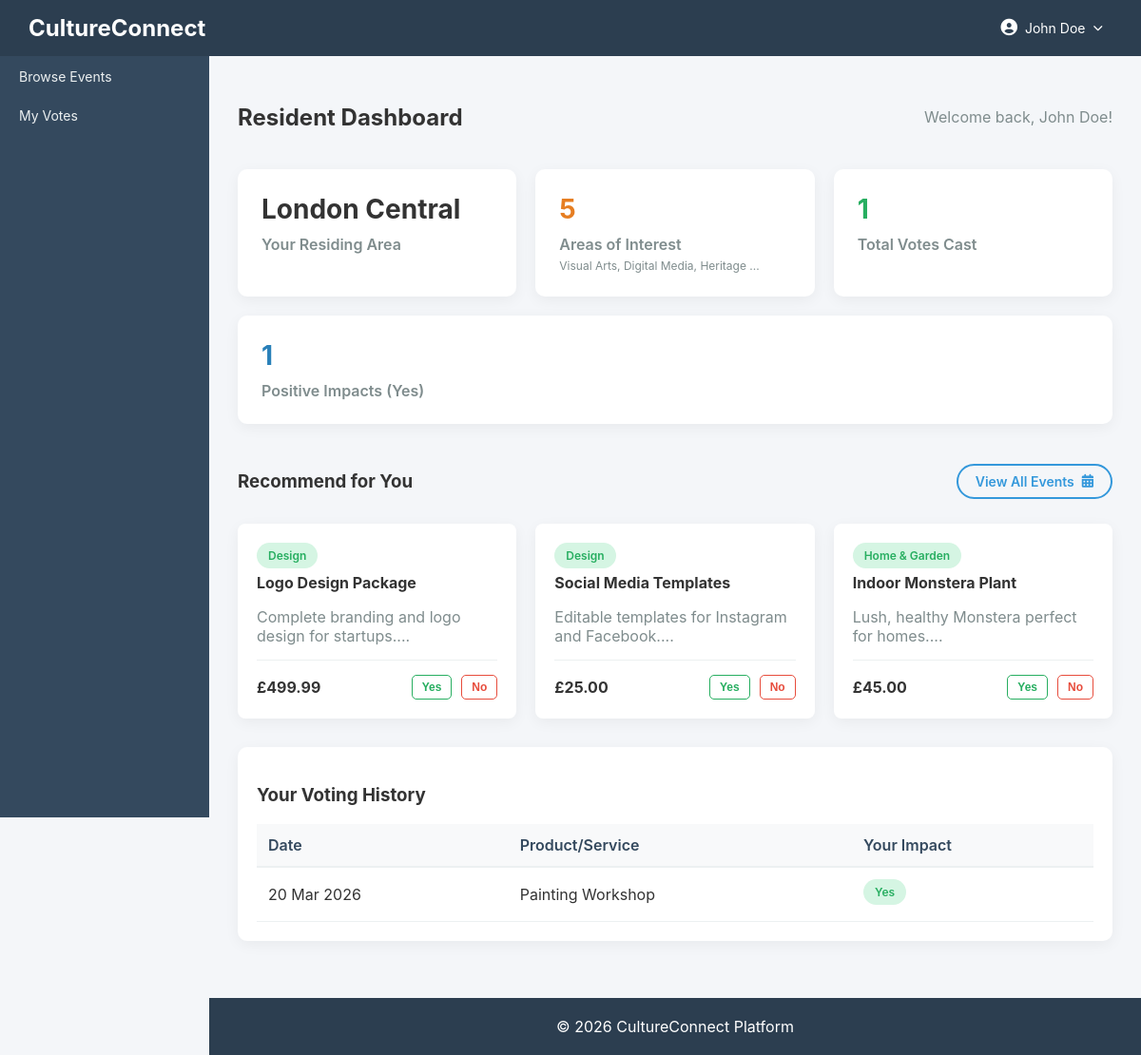
Screenshot of /user-dashboard (signed in) with the database file from the repository.
### tables this page shows
CREATE TABLE `products` (
  `id` int(11) NOT NULL,
  `sme_id` int(11) DEFAULT NULL,
  `name` varchar(150) DEFAULT NULL,
  `description` text DEFAULT NULL,
  `category` varchar(100) DEFAULT NULL,
  `price_category` enum('Affordable','Moderate','Premium') DEFAULT NULL,
  `price` decimal(10,2) DEFAULT NULL,
  `availability` tinyint(1) DEFAULT 1,
  `created_at` timestamp NOT NULL DEFAULT current_timestamp()
);

CREATE TABLE `votes` (
  `id` int(11) NOT NULL,
  `user_id` int(11) DEFAULT NULL,
  `product_id` int(11) DEFAULT NULL,
  `vote` enum('Yes','No') DEFAULT NULL,
  `created_at` timestamp NOT NULL DEFAULT current_timestamp()
);

### controllers/UserController.php (called while the page is built, shortened)
<?php
require_once $_SERVER['DOCUMENT_ROOT'] . '/cultureconnect/models/Resident.php';
class UserController {
    public function dashboard(){
        $residentModel = new Resident();
        $stats = $residentModel->getDashboardStats($_SESSION['user_id']);
        require_once $_SERVER['DOCUMENT_ROOT'] . '/cultureconnect/models/Product.php';
        $productModel = new Product();
        $stmt = $productModel->readAll();
        $products = $stmt->fetchAll(PDO::FETCH_ASSOC);
        $database = new Database();
        $conn = $database->getConnection();
        $stmtVotes = $conn->prepare("SELECT product_id, vote FROM votes WHERE user_id = :user_id");
        $stmtVotes->bindParam(':user_id', $_SESSION['user_id']);
        $stmtVotes->execute();
        $user_votes = $stmtVotes->fetchAll(PDO::FETCH_KEY_PAIR);
        require $_SERVER['DOCUMENT_ROOT'] . '/cultureconnect/views/user/dashboard.php';
    }
}
?>

### index.php (called while the page is built)
<?php
    require_once 'router.php';
?>

### models/Resident.php (called while the page is built, shortened)
<?php
require_once $_SERVER['DOCUMENT_ROOT'] . '/cultureconnect/config/database.php';
class Resident {
    public $conn;
    public function __construct() {
        $database = new Database();
        $this->conn = $database->getConnection();
    }
    public function getDashboardStats($user_id) {
        $stats = [
            'area_name' => 'Not Set',
            'interests' => [],
            'total_votes' => 0,
            'yes_votes' => 0,
            'recent_activity' => []
        ];
        $query = "SELECT a.name FROM areas a JOIN users u ON u.area_id = a.id WHERE u.id = :user_id";
        $stmt = $this->conn->prepare($query);
        $stmt->bindParam(':user_id', $user_id);
        $stmt->execute();
        if ($row = $stmt->fetch(PDO::FETCH_ASSOC)) {
            $stats['area_name'] = $row['name'];
        }
        $query = "SELECT i.name FROM interests i JOIN user_interests ui ON ui.interest_id = i.id WHERE ui.user_id = :user_id";
        $stmt = $this->conn->prepare($query);
        $stmt->bindParam(':user_id', $user_id);
        $stmt->execute();
        $stats['interests'] = $stmt->fetchAll(PDO::FETCH_COLUMN);
        $query = "SELECT COUNT(*) as total, SUM(CASE WHEN vote = 'Yes' THEN 1 ELSE 0 END) as yes_count FROM votes WHERE user_id = :user_id";
        $stmt = $this->conn->prepare($query);
        $stmt->bindParam(':user_id', $user_id);
        $stmt->execute();
        $row = $stmt->fetch(PDO::FETCH_ASSOC);
        $stats['total_votes'] = $row['total'];
        $stats['yes_votes'] = $row['yes_count'];
        $query = "SELECT v.created_at, p.name as activity, v.vote as status
                  FROM votes v
                  JOIN products p ON v.product_id = p.id
                  WHERE v.user_id = :user_id
                  ORDER BY v.created_at DESC LIMIT 5";
        $stmt = $this->conn->prepare($query);
        $stmt->bindParam(':user_id', $user_id);
        $stmt->execute();
        $stats['recent_activity'] = $stmt->fetchAll(PDO::FETCH_ASSOC);
        return $stats;
    }
}
?>

### config/database.php (called while the page is built, shortened)
<?php
class Database {
    private $host = "localhost";
    private $db_name = "cultureconnect";
    private $username = "root";
    private $password = "";
    public function getConnection() {
        $this->conn = null;
        try {
            $this->conn = new PDO(
                "mysql:host=" . $this->host . ";dbname=" . $this->db_name,
                $this->username,
                $this->password
            );
            $this->conn->setAttribute(PDO::ATTR_ERRMODE, PDO::ERRMODE_EXCEPTION);
        } catch(PDOException $exception) {
            echo "Connection error: " . $exception->getMessage();
        }
        return $this->conn;
    }
}

### models/Product.php (called while the page is built, shortened)
<?php
require_once $_SERVER['DOCUMENT_ROOT'] . '/cultureconnect/config/database.php';
class Product {
    private $conn;
    private $table_name = "products";
    public function __construct() {
        $database = new Database();
        $this->conn = $database->getConnection();
    }
    public function readAll($sme_id = null, $search = null, $category = null, $price_limit = null) {
        $query = "SELECT p.*, s.business_name FROM " . $this->table_name . " p
                  LEFT JOIN smes s ON p.sme_id = s.id WHERE 1=1";
        $query .= " ORDER BY p.created_at DESC";
        $stmt = $this->conn->prepare($query);
        $stmt->execute();
        return $stmt;
    }
}
?>

### views/user/dashboard.php (the view, shortened to what this page needs)
<?php include($_SERVER['DOCUMENT_ROOT'] . '/cultureconnect/views/layouts/header.php'); ?>
<div class="content">
    <div class="flex-between mb-20">
        <h2>Resident Dashboard</h2>
        <div class="text-muted">Welcome back, <?php echo htmlspecialchars($_SESSION['username']); ?>!</div>
    </div>
    <div class="cards">
        <div class="card">
            <h3 class="color-primary"><?php echo htmlspecialchars($stats['area_name']); ?></h3>
            <p>Your Residing Area</p>
        </div>
        <div class="card">
            <h3 style="color: #e67e22;"><?php echo count($stats['interests']); ?></h3>
            <p>Areas of Interest</p>
            <div class="fs-12 text-muted mt-5">
                <?php echo implode(', ', array_slice($stats['interests'], 0, 3)); ?>
                <?php if(count($stats['interests']) > 3) echo '...'; ?>
            </div>
        </div>
        <div class="card">
            <h3 style="color: #27ae60;"><?php echo $stats['total_votes']; ?></h3>
            <p>Total Votes Cast</p>
        </div>
        <div class="card">
            <h3 style="color: #2980b9;"><?php echo $stats['yes_votes']; ?></h3>
            <p>Positive Impacts (Yes)</p>
        </div>
    </div>
    <div class="mb-30">
        <div class="flex-between mb-15">
            <h3>Recommend for You</h3>
            <a href="/cultureconnect/products" class="btn-link">View All Events <i class="fas fa-calendar-alt"></i></a>
        </div>
        <div class="grid-3">
            <?php
            $suggested = array_slice($products, 0, 3);
            foreach($suggested as $p):
                $current_vote = $user_votes[$p['id']] ?? null;
            ?>
                <div class="activity p-20 br-8">
                    <div class="badge badge-success mb-10"><?php echo htmlspecialchars($p['category']); ?></div>
                    <h4 class="m-0"><?php echo htmlspecialchars($p['name']); ?></h4>
                    <p class="fs-14 text-muted mb-15"><?php echo substr(htmlspecialchars($p['description']), 0, 60) . '...'; ?></p>
                    <div class="flex-between items-center border-top p-top-15">
                        <div class="text-bold">£<?php echo number_format($p['price'], 2); ?></div>
                        <div class="flex-gap-10">
                            <form action="/cultureconnect/votes/store" method="POST" style="display:inline;">
                                <button type="submit" class="btn btn-sm <?php echo $current_vote === 'Yes' ? 'btn-success' : 'btn-outline-success'; ?>">Yes</button>
                            </form>
                            <form action="/cultureconnect/votes/store" method="POST" style="display:inline;">
                                <button type="submit" class="btn btn-sm <?php echo $current_vote === 'No' ? 'btn-danger' : 'btn-outline-danger'; ?>">No</button>
                            </form>
                        </div>
                    </div>
                </div>
            <?php endforeach; ?>
        </div>
    </div>
    <div class="activity">
        <h3>Your Voting History</h3>
        <table>
            <thead>
                <tr>
                    <th>Date</th>
                    <th>Product/Service</th>
                    <th>Your Impact</th>
                </tr>
            </thead>
            <tbody>
                <?php if (count($stats['recent_activity']) > 0): ?>
                    <?php foreach ($stats['recent_activity'] as $act): ?>
                    <tr>
                        <td><?php echo date('d M Y', strtotime($act['created_at'])); ?></td>
                        <td><?php echo htmlspecialchars($act['activity']); ?></td>
                        <td>
                            <span class="badge <?php echo $act['status'] === 'Yes' ? 'badge-success' : 'badge-danger'; ?> text-bold">
                                <?php echo $act['status']; ?>
                            </span>
                        </td>
                    </tr>
                    <?php endforeach; ?>
                <?php else: ?>
                    <tr>
                        <td colspan="3" class="text-center text-muted">You haven't cast any votes yet.</td>
                    </tr>
                <?php endif; ?>
            </tbody>
        </table>
    </div>
</div>
<?php include($_SERVER['DOCUMENT_ROOT'] . '/cultureconnect/views/layouts/footer.php'); ?>

### assets/css/style.css (style rules this page uses)
body { margin: 0; font-family: 'Inter', Arial, Helvetica, sans-serif; background: #f4f6f9; color: #333; }
.content { margin-left: 220px; padding: 30px; min-height: calc(100vh - 60px); }
.btn { display: inline-block; padding: 10px 20px; border-radius: 5px; text-decoration: none; font-weight: bold; cursor: pointer; border: none; transition: background 0.3s; font-size: 14px; text-align: center; }
.btn-link { display: inline-flex; align-items: center; gap: 8px; color: #3498db; text-decoration: none; font-weight: 600; font-size: 14px; padding: 8px 18px; border: 2px solid #3498db; border-radius: 25px; transition: all 0.3s cubic-bezier(0.175, 0.885, 0.32, 1.275); background: transparent; }
.btn-link i { transition: transform 0.3s; }
.cards { display: flex; gap: 20px; flex-wrap: wrap; margin-bottom: 30px; }
.card { background: white; padding: 25px; border-radius: 10px; flex: 1; min-width: 200px; box-shadow: 0 4px 15px rgba(0,0,0,0.05); transition: transform 0.2s; }
.card h3 { margin: 0; font-size: 28px; margin-bottom: 10px; }
.card p { color: #7f8c8d; margin: 0; font-weight: 600; }
.activity { background: white; padding: 20px; border-radius: 10px; box-shadow: 0 4px 15px rgba(0,0,0,0.05); }
table { width: 100%; border-collapse: collapse; }
th { text-align: left; padding: 12px; background: #f8f9fa; color: #34495e; font-weight: 600; border-bottom: 2px solid #ecf0f1; }
td { padding: 12px; border-bottom: 1px solid #ecf0f1; vertical-align: middle; }
.btn-sm { padding: 5px 10px; font-size: 12px; }
.btn-outline-success { background: transparent; border: 1px solid #27ae60; color: #27ae60; }
.btn-outline-danger { background: transparent; border: 1px solid #e74c3c; color: #e74c3c; }
.grid-3 { display: grid; grid-template-columns: repeat(3, 1fr); gap: 20px; }
.items-center { align-items: center; }
.fs-12 { font-size: 12px; }
.br-8 { border-radius: 8px; }
.p-20 { padding: 20px; }
.mt-5 { margin-top: 5px; }
.mb-30 { margin-bottom: 30px; }
.text-bold { font-weight: bold; }
.text-muted { color: #7f8c8d; }
.mb-10 { margin-bottom: 10px; }
.mb-15 { margin-bottom: 15px; }
.mb-20 { margin-bottom: 20px; }
.flex-between { display: flex; justify-content: space-between; align-items: center; }
.flex-gap-10 { display: flex; gap: 10px; }
.m-0 { margin: 0; }
.p-top-15 { padding-top: 15px; }
.border-top { border-top: 1px solid #ecf0f1; }
.badge { display: inline-block; padding: 6px 12px; border-radius: 20px; font-size: 12px; font-weight: 600; background: #ecf0f1; color: #34495e; margin-right: 5px; margin-bottom: 5px; }
.badge-success { background: #d5f5e3; color: #27ae60; }

### rows the page displays
products: category "Design", name "Logo Design Package", description "Complete branding and logo design for startups.", price "499.99"
products: category "Design", name "Social Media Templates", description "Editable templates for Instagram and Facebook.", price "25.00"
products: category "Home & Garden", name "Indoor Monstera Plant", description "Lush, healthy Monstera perfect for homes.", price "45.00"
votes: created_at "20 Mar 2026", product.name "Painting Workshop", vote "Yes"

### other values shown
$_SESSION['username'] "John Doe"
$stats['area_name'] "London Central"
count($stats['interests']) "5"
implode(', ', array_slice($stats['interests'], 0, 3)) "Visual Arts, Digital Media, Heritage"
$stats['total_votes'] "1"
$stats['yes_votes'] "1"
